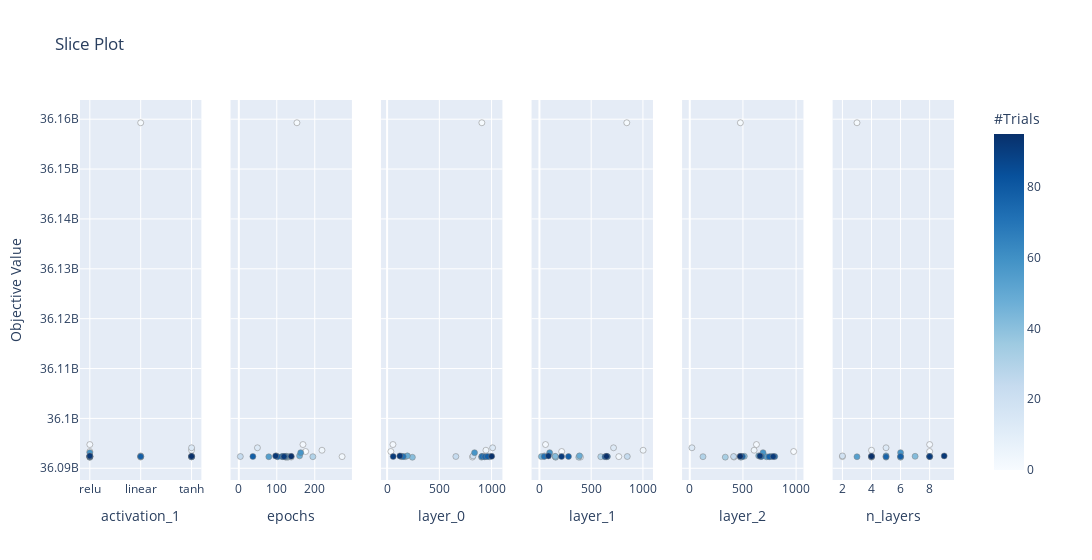

Source (notebook cell):
### Markdown cell above
We see that it trended towards layers of size 300, and preferred 7+ layers. RELU was also much more used than the other activation functions.

### Code cell
plot_slice(study, ["layer_0", "layer_1", "layer_2", "n_layers", "epochs", "activation_1"])
